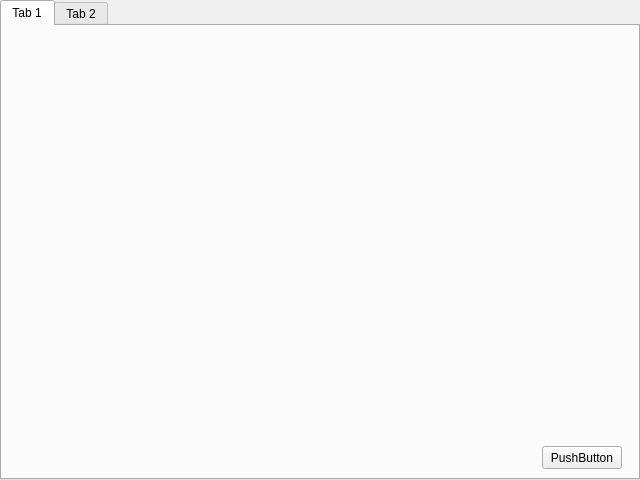
<?xml version="1.0" encoding="UTF-8"?>
<ui version="4.0">
 <class>TabWidget</class>
 <widget class="QTabWidget" name="TabWidget">
  <property name="geometry">
   <rect>
    <x>0</x>
    <y>0</y>
    <width>640</width>
    <height>480</height>
   </rect>
  </property>
  <property name="windowTitle">
   <string>TabWidget</string>
  </property>
  <property name="currentIndex">
   <number>0</number>
  </property>
  <widget class="QWidget" name="tab">
   <attribute name="title">
    <string>Tab 1</string>
   </attribute>
   <widget class="QPushButton" name="pushButton">
    <property name="geometry">
     <rect>
      <x>540</x>
      <y>420</y>
      <width>80</width>
      <height>23</height>
     </rect>
    </property>
    <property name="text">
     <string>PushButton</string>
    </property>
   </widget>
  </widget>
  <widget class="QWidget" name="tab">
   <attribute name="title">
    <string>Tab 2</string>
   </attribute>
  </widget>
 </widget>
 <resources/>
 <connections/>
</ui>
